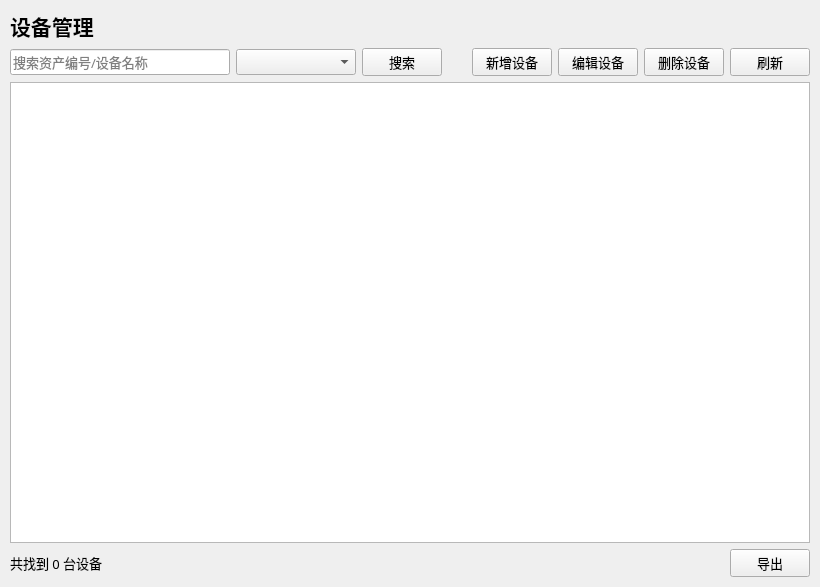
<?xml version="1.0" encoding="UTF-8"?>
<ui version="4.0">
 <class>EquipmentPage</class>
 <widget class="QWidget" name="EquipmentPage">
  <property name="geometry">
   <rect>
    <x>0</x>
    <y>0</y>
    <width>820</width>
    <height>587</height>
   </rect>
  </property>
  <property name="font">
   <font>
    <family>微软雅黑</family>
    <pointsize>10</pointsize>
   </font>
  </property>
  <property name="windowTitle">
   <string>设备管理</string>
  </property>
  <layout class="QVBoxLayout" name="mainLayout">
   <property name="leftMargin">
    <number>10</number>
   </property>
   <property name="topMargin">
    <number>10</number>
   </property>
   <property name="rightMargin">
    <number>10</number>
   </property>
   <property name="bottomMargin">
    <number>10</number>
   </property>
   <item>
    <widget class="QLabel" name="label_title">
     <property name="font">
      <font>
       <family>微软雅黑</family>
       <pointsize>16</pointsize>
       <bold>true</bold>
      </font>
     </property>
     <property name="text">
      <string>设备管理</string>
     </property>
    </widget>
   </item>
   <item>
    <layout class="QHBoxLayout" name="toolLayout">
     <item>
      <widget class="QLineEdit" name="edit_keyword">
       <property name="minimumSize">
        <size>
         <width>220</width>
         <height>0</height>
        </size>
       </property>
       <property name="placeholderText">
        <string>搜索资产编号/设备名称</string>
       </property>
       <property name="clearButtonEnabled">
        <bool>true</bool>
       </property>
      </widget>
     </item>
     <item>
      <widget class="QComboBox" name="combo_status">
       <property name="minimumSize">
        <size>
         <width>120</width>
         <height>0</height>
        </size>
       </property>
      </widget>
     </item>
     <item>
      <widget class="QPushButton" name="btn_search">
       <property name="text">
        <string>搜索</string>
       </property>
      </widget>
     </item>
     <item>
      <spacer name="toolSpacer">
       <property name="orientation">
        <enum>Qt::Horizontal</enum>
       </property>
       <property name="sizeHint" stdset="0">
        <size>
         <width>40</width>
         <height>20</height>
        </size>
       </property>
      </spacer>
     </item>
     <item>
      <widget class="QPushButton" name="btn_add">
       <property name="text">
        <string>新增设备</string>
       </property>
      </widget>
     </item>
     <item>
      <widget class="QPushButton" name="btn_edit">
       <property name="text">
        <string>编辑设备</string>
       </property>
      </widget>
     </item>
     <item>
      <widget class="QPushButton" name="btn_delete">
       <property name="text">
        <string>删除设备</string>
       </property>
      </widget>
     </item>
     <item>
      <widget class="QPushButton" name="btn_refresh">
       <property name="text">
        <string>刷新</string>
       </property>
      </widget>
     </item>
    </layout>
   </item>
   <item>
    <widget class="QTableView" name="tableView">
     <property name="sizeAdjustPolicy">
      <enum>QAbstractScrollArea::AdjustIgnored</enum>
     </property>
     <property name="alternatingRowColors">
      <bool>true</bool>
     </property>
     <property name="selectionMode">
      <enum>QAbstractItemView::SingleSelection</enum>
     </property>
     <property name="selectionBehavior">
      <enum>QAbstractItemView::SelectRows</enum>
     </property>
     <property name="sortingEnabled">
      <bool>true</bool>
     </property>
     <attribute name="horizontalHeaderStretchLastSection">
      <bool>false</bool>
     </attribute>
     <attribute name="verticalHeaderVisible">
      <bool>false</bool>
     </attribute>
    </widget>
   </item>
   <item>
    <layout class="QHBoxLayout" name="statusLayout">
     <item>
      <widget class="QLabel" name="label_status">
       <property name="text">
        <string>共找到 0 台设备</string>
       </property>
      </widget>
     </item>
     <item>
      <spacer name="statusSpacer">
       <property name="orientation">
        <enum>Qt::Horizontal</enum>
       </property>
       <property name="sizeHint" stdset="0">
        <size>
         <width>40</width>
         <height>20</height>
        </size>
       </property>
      </spacer>
     </item>
     <item>
      <widget class="QPushButton" name="btn_export_equipment">
       <property name="text">
        <string>导出</string>
       </property>
      </widget>
     </item>
    </layout>
   </item>
  </layout>
 </widget>
 <resources/>
 <connections/>
</ui>
